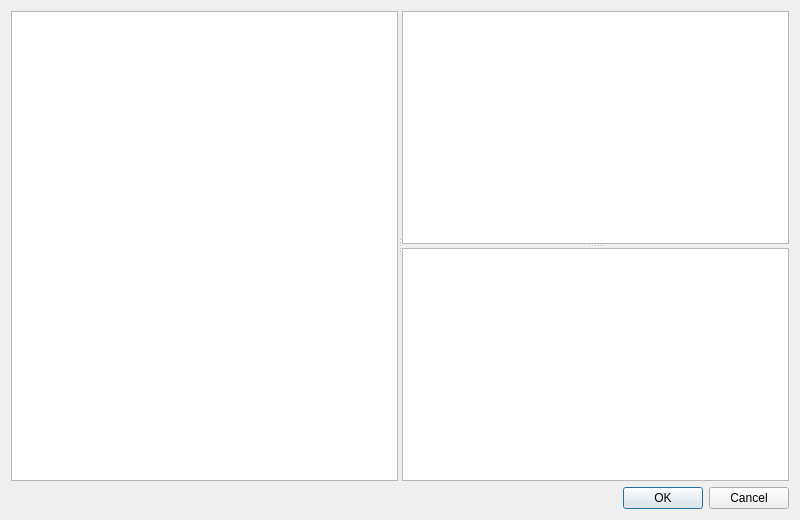
<?xml version="1.0" encoding="UTF-8"?>
<ui version="4.0">
 <class>DialogCopy</class>
 <widget class="QDialog" name="DialogCopy">
  <property name="geometry">
   <rect>
    <x>0</x>
    <y>0</y>
    <width>800</width>
    <height>520</height>
   </rect>
  </property>
  <property name="windowTitle">
   <string>Импортировать значения</string>
  </property>
  <layout class="QVBoxLayout" name="verticalLayout">
   <item>
    <widget class="QSplitter" name="splitter_2">
     <property name="orientation">
      <enum>Qt::Horizontal</enum>
     </property>
     <widget class="QTableView" name="tableViewPart">
      <property name="selectionMode">
       <enum>QAbstractItemView::SingleSelection</enum>
      </property>
      <property name="selectionBehavior">
       <enum>QAbstractItemView::SelectRows</enum>
      </property>
     </widget>
     <widget class="QSplitter" name="splitter">
      <property name="orientation">
       <enum>Qt::Vertical</enum>
      </property>
      <widget class="DbViewer" name="tableViewChem">
       <property name="editTriggers">
        <set>QAbstractItemView::NoEditTriggers</set>
       </property>
      </widget>
      <widget class="DbViewer" name="tableViewMech">
       <property name="editTriggers">
        <set>QAbstractItemView::NoEditTriggers</set>
       </property>
      </widget>
     </widget>
    </widget>
   </item>
   <item>
    <widget class="QDialogButtonBox" name="buttonBox">
     <property name="orientation">
      <enum>Qt::Horizontal</enum>
     </property>
     <property name="standardButtons">
      <set>QDialogButtonBox::Cancel|QDialogButtonBox::Ok</set>
     </property>
    </widget>
   </item>
  </layout>
 </widget>
 <customwidgets>
  <customwidget>
   <class>DbViewer</class>
   <extends>QTableView</extends>
   <header>db/dbviewer.h</header>
  </customwidget>
 </customwidgets>
 <resources/>
 <connections>
  <connection>
   <sender>buttonBox</sender>
   <signal>accepted()</signal>
   <receiver>DialogCopy</receiver>
   <slot>accept()</slot>
   <hints>
    <hint type="sourcelabel">
     <x>248</x>
     <y>254</y>
    </hint>
    <hint type="destinationlabel">
     <x>157</x>
     <y>274</y>
    </hint>
   </hints>
  </connection>
  <connection>
   <sender>buttonBox</sender>
   <signal>rejected()</signal>
   <receiver>DialogCopy</receiver>
   <slot>reject()</slot>
   <hints>
    <hint type="sourcelabel">
     <x>316</x>
     <y>260</y>
    </hint>
    <hint type="destinationlabel">
     <x>286</x>
     <y>274</y>
    </hint>
   </hints>
  </connection>
 </connections>
</ui>
